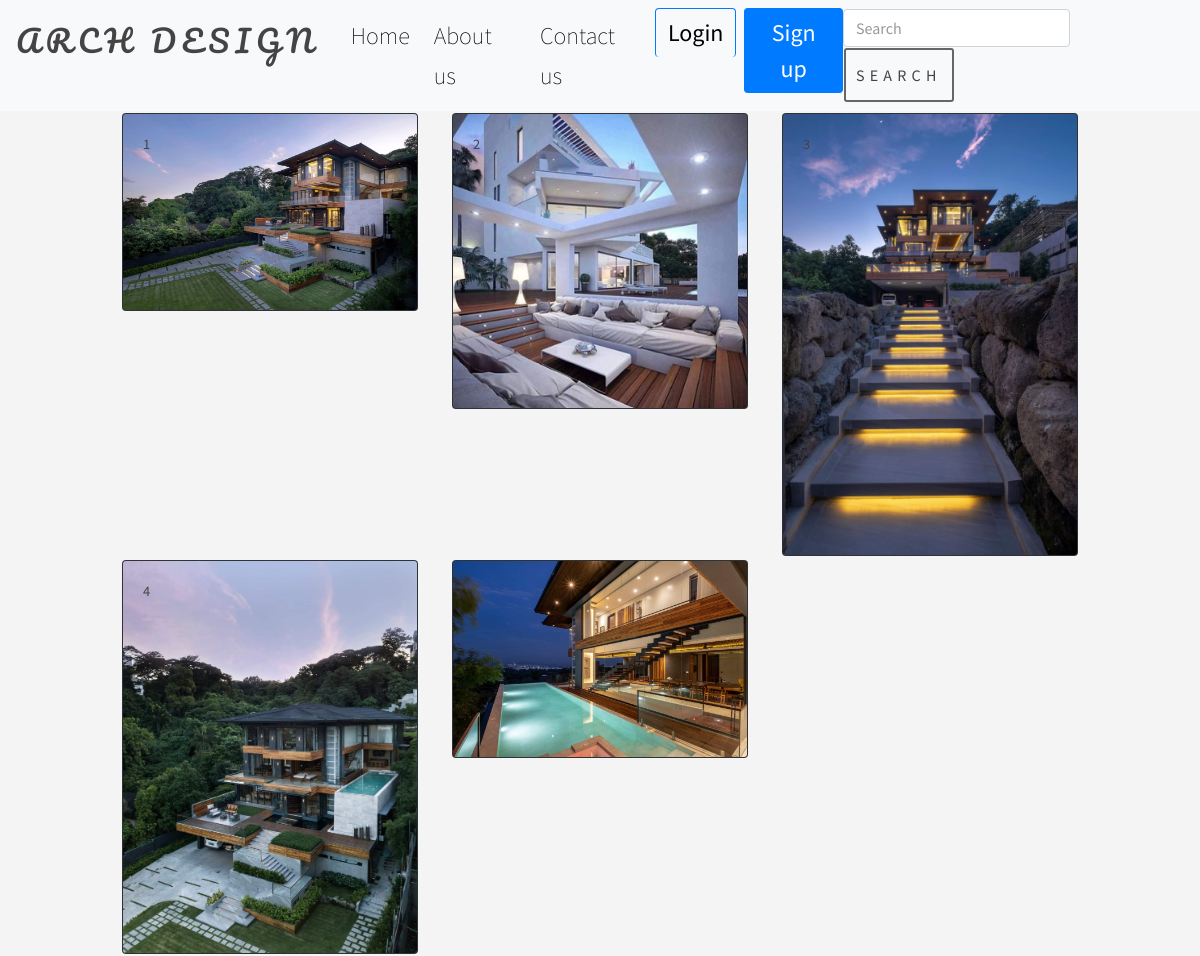
The page /pic3/ on the database its author committed.
### app/models.py (models this page shows, shortened)
class Picture3(models.Model):
    name = models.CharField(max_length=100)
    file = models.FileField()

### app/views.py (the view)
# urls.py: path('pic3/', views.PicView3.as_view(), name='pic3'),
class PicView3(View):
	def get(self, request):
		pics = Picture3.objects.all()
		return render(request, 'app/pic3.html', {'pics':pics})

### app/templates/app/pic3.html (shortened to what this page needs)
{% extends 'app/base.html' %}
{% load bootstrap4 %}
{% load static %}
{% load crispy_forms_tags %}
{% block content %}
<div style="margin:0 120px">
<div class="row">
	{% for x in pics %}
	<div class="col-lg-4 col-md-6 col-sm-12">
		<div class="card bg-dark text-white" style="margin:2px ;">
			  <img class="card-img" src="{{ x.file.url }}" alt="Card image">
			<div class="card-img-overlay">
				<h5 class="card-title">{{x.name}}</h5>
			</div>
		</div>
	</div>
	{% endfor %}
</div>
{% endblock %}

### app/static/css/main.css (style rules this page uses)
html, body, div, span, applet, object, iframe, h1, h2, h3, h4, h5, h6, p, blockquote, pre, a, abbr, acronym, address, big, cite, code, del, dfn, em, img, ins, kbd, q, s, samp, small, strike, strong, sub, sup, tt, var, b, u, i, center, dl, dt, dd, ol, ul, li, fieldset, form, label, legend, table, caption, tbody, tfoot, thead, tr, th, td, article, aside, canvas, details, embed, figure, figcaption, footer, header, hgroup, menu, nav, output, ruby, section, summary, time, mark, audio, video { margin: 0; padding: 0; border: 0; font-size: 100%; font: inherit; vertical-align: baseline; }
body { line-height: 1; }
body { -webkit-text-size-adjust: none; }
*, *:before, *:after { -moz-box-sizing: border-box; -webkit-box-sizing: border-box; box-sizing: border-box; }
body { -ms-overflow-style: scrollbar; }
body { background: #f4f4f4; }
body { background-color: #f4f4f4; color: #666666; }
body, input, select, textarea { font-family: "Source Sans Pro", Helvetica, sans-serif; font-size: 17pt; font-weight: 200; line-height: 1.65; }
@media screen and (max-width: 1680px) { body, input, select, textarea { font-size: 13pt; } }
@media screen and (max-width: 1280px) { body, input, select, textarea { font-size: 12pt; } }
h1, h2, h3, h4, h5, h6 { font-weight: 400; line-height: 1.5; margin: 0 0 1em 0; text-transform: uppercase; letter-spacing: 0.375rem; }
h5 { font-size: 0.9em; }
h1, h2, h3, h4, h5, h6 { color: #444444; }

### rows shown on the page
Picture3: file (picture), name "1"
Picture3: file (picture), name "2"
Picture3: file (picture), name "3"
Picture3: file (picture), name "4"
Picture3: file (picture), name "5"
